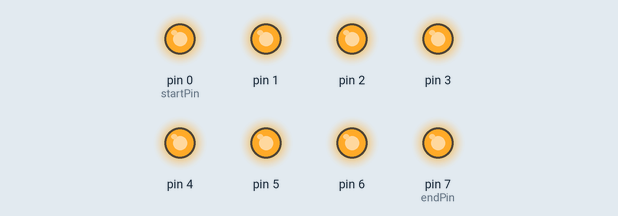
Simulated run of this sketch. Board: Arduino Uno, built with avr-gcc and run on an emulated ATmega328P. On the bench: output pins drawn as LEDs (lit = HIGH).

Above: at 0.5 s.
At 4.05 s:
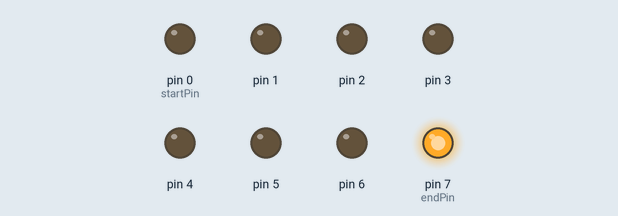
At 4.65 s:
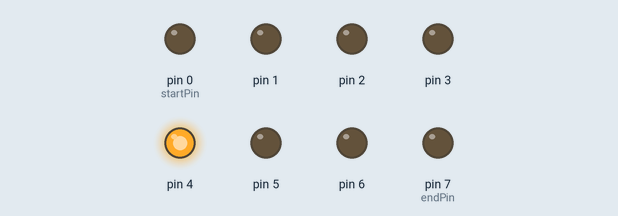
At 5.45 s:
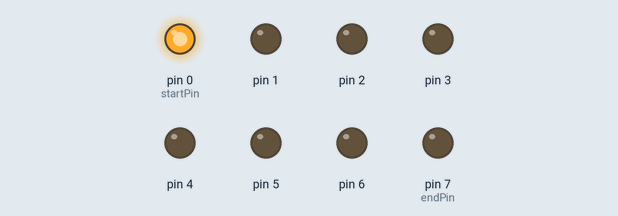
At 9.85 s:
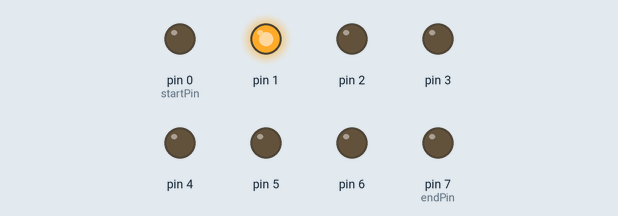
At 12.7 s:
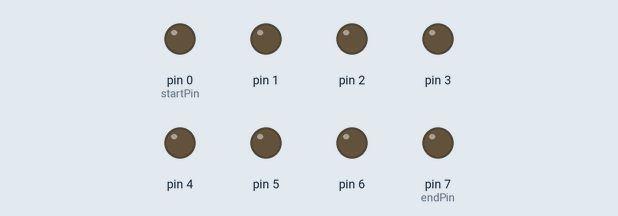
Timing chart, 0 to 14.6 s (numbered marks = the images above):
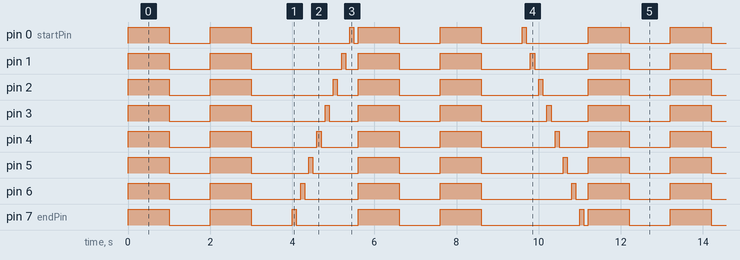

Measured:
- by itself, pin 0 (startPin): repeats every 11.2 s: LOW 1.0 s, HIGH 1.0 s, LOW 2.4 s, HIGH 0.10 s, LOW 0.10 s, 2 × (HIGH 1.0 s, LOW 1.0 s), HIGH 0.10 s, LOW 1.5 s, HIGH 1.0 s
- by itself, pin 1: repeats every 11.2 s: LOW 1.0 s, HIGH 1.0 s, LOW 2.2 s, HIGH 0.10 s, LOW 0.30 s, HIGH 1.0 s, LOW 1.0 s, HIGH 1.0 s, LOW 1.2 s, HIGH 0.10 s, LOW 1.3 s, HIGH 1.0 s
- by itself, everything shown: repeats every 11.2 s, in 40 steps

The sketch:

Lab02_1.ino
```cpp
// Lab02_1
// 使用for迴圈的跑馬燈程式
//
// 每個 LED 正極接到 Pin 0 - 7, 負極接地
const byte startPin = 0;
const byte endPin = 7;
void setup() {
    // 將每個 Pin 設定成輸出
    for (byte i = startPin; i<= endPin; i++) {
        pinMode(i, OUTPUT);
    }
}
void loop()
{
    byte i,j;
    byte lightPin = startPin;
    // 所有 LED OFF
    for (i=startPin; i<= endPin; i++) {
        digitalWrite(i,LOW);
    }
    for(j=1;j<=2;j++){
  		for (i=startPin; i<= endPin; i++) {
        	digitalWrite(i,HIGH);
    	}
      	delay (1000);
      	for (i=startPin; i<= endPin; i++) {
        	digitalWrite(i,LOW);
    	}
      	delay (1000);
    }
 /////////////////////////////////////////////////////////////////////////////

    lightPin = endPin;
    for(i=endPin; i>=startPin; i--){        //　由左往右

            // 點亮 LED
       digitalWrite(lightPin, HIGH);
        delay (100);
       digitalWrite(lightPin, LOW);
        delay (100);

        if (lightPin > startPin) {               // 設定要點亮的 LED 位置
            lightPin --;   // 如果點亮的腳位編號小於結束腳位,則腳位編號+1

        } else {                             // 否則從頭開始
            break;
        }


    }


///////////////////////////////////////////////////////////////////////////
  for(j=1;j<=2;j++){
  		for (i=startPin; i<= endPin; i++) {
        	digitalWrite(i,HIGH);
    	}
      	delay (1000);
      	for (i=startPin; i<= endPin; i++) {
        	digitalWrite(i,LOW);
    	}
      	delay (1000);
    }
    lightPin = startPin;
    for(i=startPin; i<=endPin; i++){        //　由右往左

            // 點亮 LED
       digitalWrite(lightPin, HIGH);
        delay (100);
       digitalWrite(lightPin, LOW);
        delay (100);

        if (lightPin < endPin) {               // 設定要點亮的 LED 位置
            lightPin ++;   // 如果點亮的腳位編號小於結束腳位,則腳位編號+1

        } else {                             // 否則從頭開始
            break;
        }

    }


}
```
